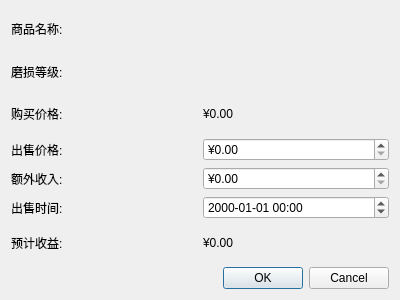
<?xml version="1.0" encoding="UTF-8"?>
<ui version="4.0">
 <class>SellItemDialog</class>
 <widget class="QDialog" name="SellItemDialog">
  <property name="geometry">
   <rect>
    <x>0</x>
    <y>0</y>
    <width>400</width>
    <height>300</height>
   </rect>
  </property>
  <property name="windowTitle">
   <string>出售商品</string>
  </property>
  <layout class="QVBoxLayout" name="verticalLayout">
   <item>
    <layout class="QHBoxLayout" name="horizontalLayout">
     <item>
      <widget class="QLabel" name="label">
       <property name="text">
        <string>商品名称:</string>
       </property>
      </widget>
     </item>
     <item>
      <widget class="QLabel" name="item_name_label">
       <property name="text">
        <string/>
       </property>
      </widget>
     </item>
    </layout>
   </item>
   <item>
    <layout class="QHBoxLayout" name="horizontalLayout_wear">
     <item>
      <widget class="QLabel" name="label_wear">
       <property name="text">
        <string>磨损等级:</string>
       </property>
      </widget>
     </item>
     <item>
      <widget class="QLabel" name="wear_label">
       <property name="text">
        <string/>
       </property>
      </widget>
     </item>
    </layout>
   </item>
   <item>
    <layout class="QHBoxLayout" name="horizontalLayout_2">
     <item>
      <widget class="QLabel" name="label_2">
       <property name="text">
        <string>购买价格:</string>
       </property>
      </widget>
     </item>
     <item>
      <widget class="QLabel" name="buy_price_label">
       <property name="text">
        <string>¥0.00</string>
       </property>
      </widget>
     </item>
    </layout>
   </item>
   <item>
    <layout class="QHBoxLayout" name="horizontalLayout_3">
     <item>
      <widget class="QLabel" name="label_3">
       <property name="text">
        <string>出售价格:</string>
       </property>
      </widget>
     </item>
     <item>
      <widget class="QDoubleSpinBox" name="sell_price_input">
       <property name="prefix">
        <string>¥</string>
       </property>
       <property name="maximum">
        <double>999999.000000000000000</double>
       </property>
      </widget>
     </item>
    </layout>
   </item>
   <item>
    <layout class="QHBoxLayout" name="horizontalLayout_4">
     <item>
      <widget class="QLabel" name="label_4">
       <property name="text">
        <string>额外收入:</string>
       </property>
      </widget>
     </item>
     <item>
      <widget class="QDoubleSpinBox" name="extra_income_input">
       <property name="prefix">
        <string>¥</string>
       </property>
       <property name="maximum">
        <double>999999.000000000000000</double>
       </property>
      </widget>
     </item>
    </layout>
   </item>
   <item>
    <layout class="QHBoxLayout" name="horizontalLayout_5">
     <item>
      <widget class="QLabel" name="label_5">
       <property name="text">
        <string>出售时间:</string>
       </property>
      </widget>
     </item>
     <item>
      <widget class="QDateTimeEdit" name="sell_time_input">
       <property name="displayFormat">
        <string>yyyy-MM-dd hh:mm</string>
       </property>
      </widget>
     </item>
    </layout>
   </item>
   <item>
    <layout class="QHBoxLayout" name="horizontalLayout_6">
     <item>
      <widget class="QLabel" name="label_6">
       <property name="text">
        <string>预计收益:</string>
       </property>
      </widget>
     </item>
     <item>
      <widget class="QLabel" name="profit_label">
       <property name="text">
        <string>¥0.00</string>
       </property>
      </widget>
     </item>
    </layout>
   </item>
   <item>
    <widget class="QDialogButtonBox" name="buttonBox">
     <property name="orientation">
      <enum>Qt::Horizontal</enum>
     </property>
     <property name="standardButtons">
      <set>QDialogButtonBox::Cancel|QDialogButtonBox::Ok</set>
     </property>
    </widget>
   </item>
  </layout>
 </widget>
 <resources/>
 <connections>
  <connection>
   <sender>buttonBox</sender>
   <signal>accepted()</signal>
   <receiver>SellItemDialog</receiver>
   <slot>accept()</slot>
   <hints>
    <hint type="sourcelabel">
     <x>248</x>
     <y>254</y>
    </hint>
    <hint type="destinationlabel">
     <x>157</x>
     <y>274</y>
    </hint>
   </hints>
  </connection>
  <connection>
   <sender>buttonBox</sender>
   <signal>rejected()</signal>
   <receiver>SellItemDialog</receiver>
   <slot>reject()</slot>
   <hints>
    <hint type="sourcelabel">
     <x>316</x>
     <y>260</y>
    </hint>
    <hint type="destinationlabel">
     <x>286</x>
     <y>274</y>
    </hint>
   </hints>
  </connection>
 </connections>
</ui>
